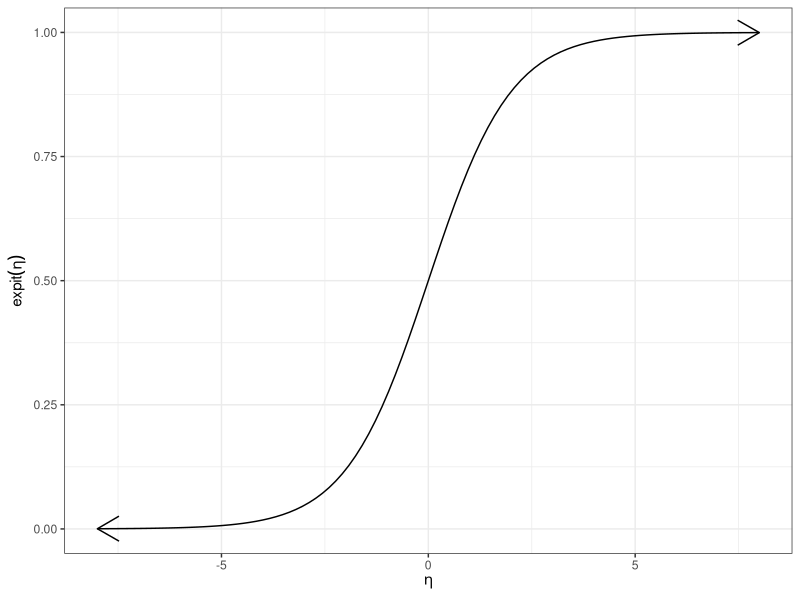

Generate this figure with R:
## ---- chunk 1
#| label: fig-expit-plot
#| fig-cap: The expit function
#| code-fold: true
expit <- function(eta) {
  exp(eta) / (1 + exp(eta))
}
library(ggplot2)
expit_plot <-
  ggplot() +
  geom_function(
    fun = expit,
    arrow = arrow(ends = "both")
  ) +
  xlim(-8, 8) +
  ylim(0, 1) +
  ylab(expression(expit(eta))) +
  xlab(expression(eta)) +
  theme_bw()
print(expit_plot)
